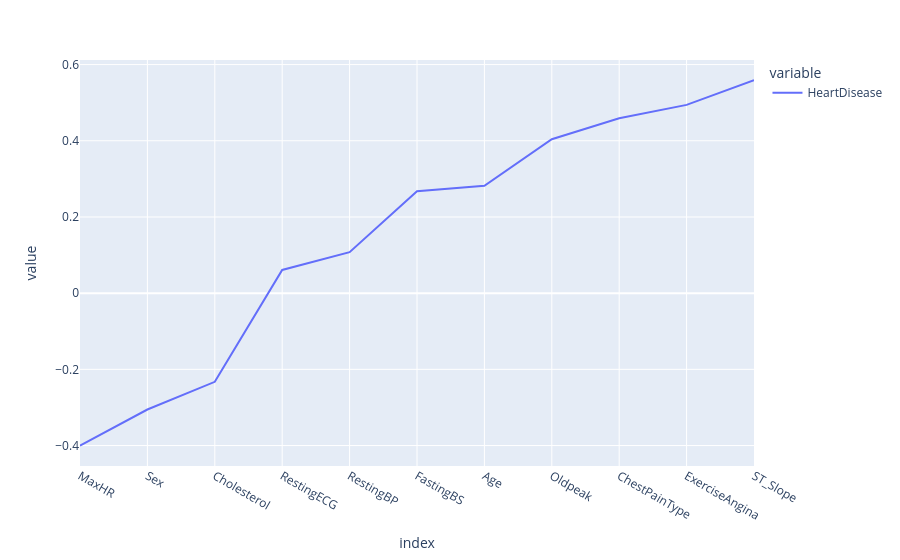

Notebook code for this chart:
### Markdown cell above
Visualization of dataset

### Code cell
import plotly.express as px
px.line(df.corr()['HeartDisease'][:-1].sort_values())

### Figure 1 — Plotly figure (JSON) as saved in the notebook; plotly's stock layout.template omitted (floating-point values rounded to 4 significant figures)
{"data": [{"hovertemplate": "variable=HeartDisease<br>index=%{x}<br>value=%{y}<extra></extra>", "legendgroup": "HeartDisease", "line": {"color": "#636efa", "dash": "solid"}, "marker": {"symbol": "circle"}, "mode": "lines", "name": "HeartDisease", "orientation": "v", "showlegend": true, "type": "scatter", "x": ["MaxHR", "Sex", "Cholesterol", "RestingECG", "RestingBP", "FastingBS", "Age", "Oldpeak", "ChestPainType", "ExerciseAngina", "ST_Slope"], "xaxis": "x", "y": [-0.4004, -0.3054, -0.2327, 0.06101, 0.1076, 0.2673, 0.282, 0.404, 0.459, 0.4943, 0.5588], "yaxis": "y"}], "layout": {"legend": {"title": {"text": "variable"}, "tracegroupgap": 0}, "margin": {"t": 60}, "xaxis": {"anchor": "y", "domain": [0, 1], "title": {"text": "index"}}, "yaxis": {"anchor": "x", "domain": [0, 1], "title": {"text": "value"}}}}
